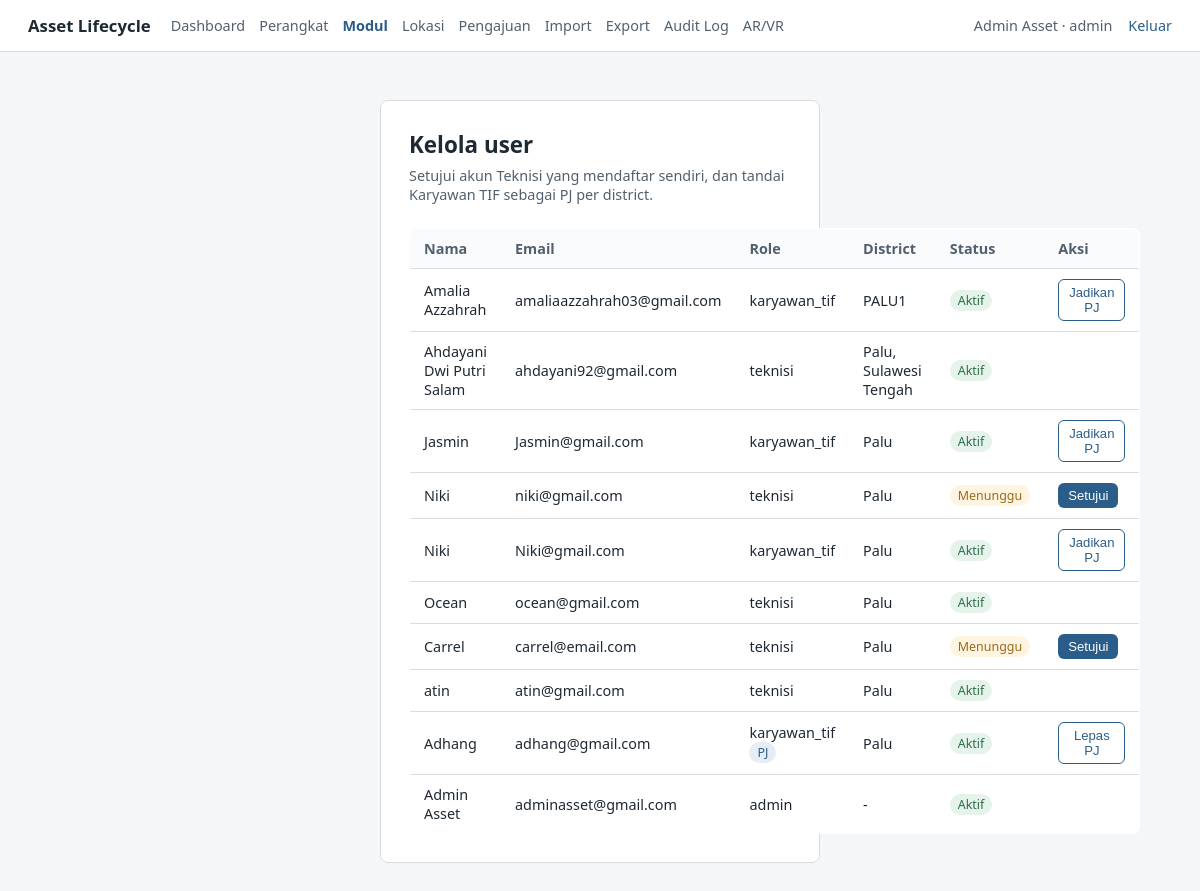
Page /auth/admin/users (signed in) on the committed database.
### app/models/user.py (models this page shows, shortened)
class User(db.Model, UserMixin):
    __tablename__ = "user"
    user_id = db.Column(db.Integer, primary_key=True)
    name = db.Column(db.String(150), nullable=False)
    email = db.Column(db.String(150), unique=True)
    password = db.Column(db.String(255))
    role = db.Column(db.String(20), nullable=False)  # 'admin' / 'karyawan_tif' / 'teknisi'
    is_pj = db.Column(db.Boolean, default=False)
    district = db.Column(db.String(100))
    status = db.Column(db.String(20), default="aktif")  # 'aktif' / 'pending'
    avatar_path = db.Column(db.String(255), nullable=True)  # path relatif ke static/avatars/
    created_at = db.Column(db.DateTime, default=datetime.utcnow)
    updated_at = db.Column(db.DateTime, onupdate=datetime.utcnow)

### app/modules/auth/routes.py (the view)
@auth_bp.route("/admin/users")
@login_required
@role_required("admin")
def manage_users():
    users = User.query.order_by(User.created_at.desc()).all()
    return render_template("auth/manage_users.html", users=users)

### app/templates/auth/manage_users.html (shortened to what this page needs)
{% extends "base.html" %}
{% block content %}
<div class="page page--wide" style="margin:0;padding:0;max-width:none;">
<div class="card">
    <h1>Kelola user</h1>
    <p class="subtitle">Setujui akun Teknisi yang mendaftar sendiri, dan tandai Karyawan TIF sebagai PJ per district.</p>
    <table>
        <thead>
            <tr>
                <th>Nama</th>
                <th>Email</th>
                <th>Role</th>
                <th>District</th>
                <th>Status</th>
                <th>Aksi</th>
            </tr>
        </thead>
        <tbody>
            {% for user in users %}
            <tr>
                <td>{{ user.name }}</td>
                <td>{{ user.email }}</td>
                <td>
                    {{ user.role }}
                    {% if user.is_pj %}<span class="badge badge--pj">PJ</span>{% endif %}
                </td>
                <td>{{ user.district or "-" }}</td>
                <td>
                    {% if user.status == "pending" %}
                        <span class="badge badge--pending">Menunggu</span>
                    {% else %}
                        <span class="badge badge--aktif">Aktif</span>
                    {% endif %}
                </td>
                <td>
                    {% if user.status == "pending" %}
                    <form class="inline-form" method="POST" action="{{ url_for('auth.approve_user', user_id=user.user_id) }}">
                        <button type="submit" class="btn btn--small">Setujui</button>
                    </form>
                    {% endif %}
                    {% if user.role == "karyawan_tif" %}
                    <form class="inline-form" method="POST" action="{{ url_for('auth.toggle_pj', user_id=user.user_id) }}">
                        <button type="submit" class="btn btn--secondary btn--small">
                            {{ "Lepas PJ" if user.is_pj else "Jadikan PJ" }}
                        </button>
                    </form>
                    {% endif %}
                </td>
            </tr>
            {% endfor %}
        </tbody>
    </table>
</div>
</div>
{% endblock %}

### app/templates/base.html (shortened to what this page needs)
<!DOCTYPE html>
<html lang="id">
<head>
    <link rel="stylesheet" href="{{ url_for('static', filename='style.css') }}">
</head>
<body>
    <header class="topbar">
        <div style="display:flex;align-items:center;gap:20px;">
            <a href="{{ url_for('index') }}" class="topbar__brand">Asset Lifecycle</a>
            {% if current_user.is_authenticated %}
            <nav class="topbar__menu" style="display:flex;gap:14px;font-size:0.9rem;">
                <a href="{{ url_for('index') }}" style="color:var(--ink-soft);text-decoration:none;">Dashboard</a>
                <a href="{{ url_for('device.devices') }}" style="color:var(--ink-soft);text-decoration:none;">Perangkat</a>
                <a href="{{ url_for('module_request.inventory') }}" style="color:var(--accent);font-weight:600;text-decoration:none;">Modul</a>
                <a href="{{ url_for('device.locations') }}" style="color:var(--ink-soft);text-decoration:none;">Lokasi</a>
                <a href="{{ url_for('module_request.list_requests') }}" style="color:var(--ink-soft);text-decoration:none;">Pengajuan</a>
                {% if current_user.role in ['admin', 'karyawan_tif'] %}
                <a href="{{ url_for('data_import.index') }}" style="color:var(--ink-soft);text-decoration:none;">Import</a>
                <a href="{{ url_for('export.index') }}" style="color:var(--ink-soft);text-decoration:none;">Export</a>
                <a href="{{ url_for('audit.logs') }}" style="color:var(--ink-soft);text-decoration:none;">Audit Log</a>
                {% endif %}
                <a href="{{ url_for('ar.scan') }}" style="color:var(--ink-soft);text-decoration:none;">AR/VR</a>
            </nav>
            {% endif %}
        </div>
        <nav class="topbar__nav">
            {% if current_user.is_authenticated %}
                <span class="topbar__user">{{ current_user.name }} &middot; {{ current_user.role }}{% if current_user.is_pj %} &middot; PJ{% endif %}</span>
                <a href="{{ url_for('auth.logout') }}">Keluar</a>
            {% else %}
                <a href="{{ url_for('auth.login') }}">Masuk</a>
            {% endif %}
        </nav>
    </header>
    <main class="page">
        {% block content %}{% endblock %}
    </main>
</body>
</html>

### app/static/style.css (style rules this page uses)
:root { --ink: #1f2933; --ink-soft: #52606d; --line: #d9dde2; --surface: #ffffff; --bg: #f5f6f8; --accent: #2b5d8a; --accent-hover: #234a6f; --error-bg: #fbe9e7; --error-ink: #9c3b2e; --success-bg: #e6f3ea; --success-ink: #2c6e49; }
* { box-sizing: border-box; }
body { margin: 0; font-family: "Segoe UI", system-ui, -apple-system, sans-serif; color: var(--ink); background: var(--bg); }
.topbar { display: flex; justify-content: space-between; align-items: center; padding: 14px 28px; background: var(--surface); border-bottom: 1px solid var(--line); }
.topbar__brand { font-weight: 600; font-size: 1.05rem; color: var(--ink); text-decoration: none; }
.topbar__nav { display: flex; align-items: center; gap: 16px; font-size: 0.9rem; }
.topbar__nav a { color: var(--accent); text-decoration: none; }
.topbar__user { color: var(--ink-soft); }
.page { max-width: 480px; margin: 48px auto; padding: 0 20px; }
.page--wide { max-width: 900px; }
.card { background: var(--surface); border: 1px solid var(--line); border-radius: 8px; padding: 28px; }
h1 { font-size: 1.4rem; margin: 0 0 6px; }
.subtitle { color: var(--ink-soft); font-size: 0.9rem; margin: 0 0 24px; }
button, .btn { display: inline-block; margin-top: 20px; padding: 10px 16px; background: var(--accent); color: white; border: none; border-radius: 6px; font-size: 0.95rem; cursor: pointer; text-decoration: none; }
.btn--secondary { background: transparent; color: var(--accent); border: 1px solid var(--accent); }
table { width: 100%; border-collapse: collapse; background: var(--surface); border: 1px solid var(--line); border-radius: 8px; overflow: hidden; }
th, td { text-align: left; padding: 10px 14px; border-bottom: 1px solid var(--line); font-size: 0.9rem; }
th { background: #fafbfc; color: var(--ink-soft); font-weight: 600; }
tr:last-child td { border-bottom: none; }
.badge { display: inline-block; padding: 2px 8px; border-radius: 999px; font-size: 0.78rem; }
.badge--pending { background: #fff4e0; color: #9a6b1c; }
.badge--aktif { background: var(--success-bg); color: var(--success-ink); }
.badge--pj { background: #e7edf7; color: var(--accent); }
.inline-form { display: inline; }
.btn--small { margin-top: 0; padding: 5px 10px; font-size: 0.82rem; }

### rows in the picture
User: name "Admin Asset", role "admin", email "adminasset@gmail.com", district "-", status "Aktif"
User: name "Amalia Azzahrah", email "amaliaazzahrah03@gmail.com", role "karyawan_tif", district "PALU1", status "Aktif", is_pj "Jadikan PJ"
User: name "Ahdayani Dwi Putri Salam", email "ahdayani92@gmail.com", role "teknisi", district "Palu, Sulawesi Tengah", status "Aktif"
User: name "Jasmin", email "Jasmin@gmail.com", role "karyawan_tif", district "Palu", status "Aktif", is_pj "Jadikan PJ"
User: name "Niki", email "niki@gmail.com", role "teknisi", district "Palu", status "Menunggu"
User: name "Niki", email "Niki@gmail.com", role "karyawan_tif", district "Palu", status "Aktif", is_pj "Jadikan PJ"
User: name "Ocean", email "ocean@gmail.com", role "teknisi", district "Palu", status "Aktif"
User: name "Carrel", email "carrel@email.com", role "teknisi", district "Palu", status "Menunggu"
User: name "atin", email "atin@gmail.com", role "teknisi", district "Palu", status "Aktif"
User: name "Adhang", email "adhang@gmail.com", role "karyawan_tif", shows "PJ", district "Palu", status "Aktif", is_pj "Lepas PJ"
